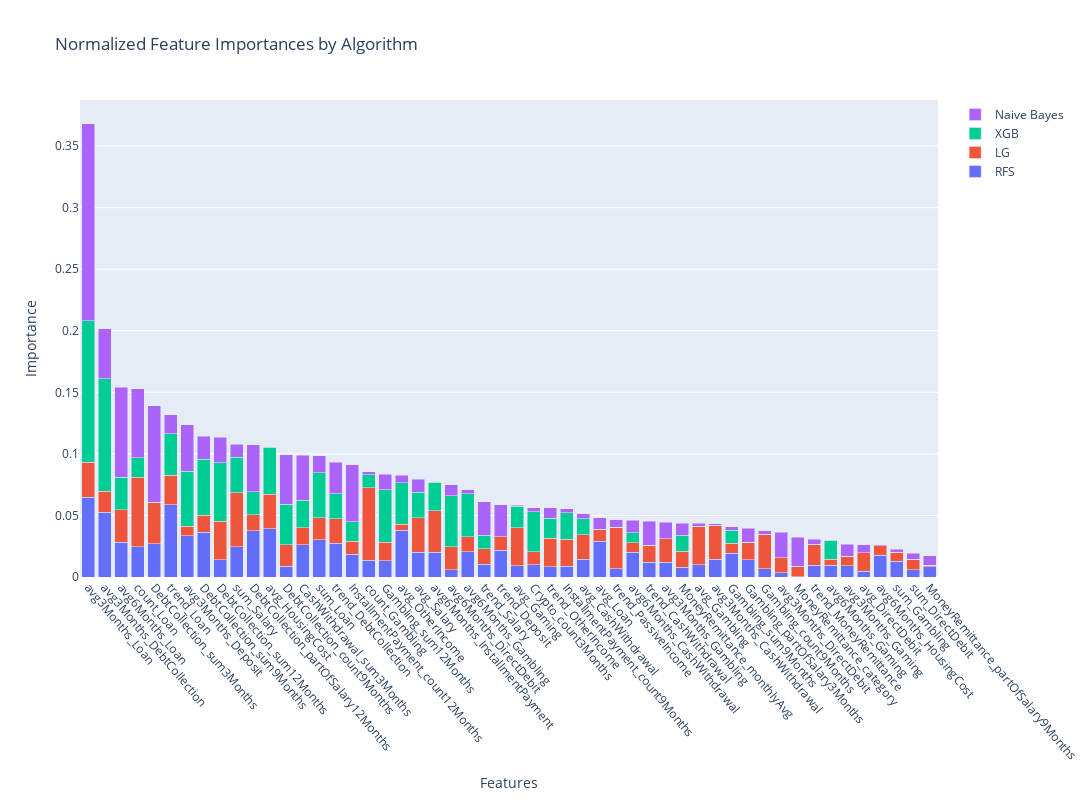

The code cell stored with this chart in its notebook:
### Code cell
forforsta = base[features_list_NB]

preprocessor = DataPreprocessor(forforsta)

(Xtrain, Ytrain), (Xtest, Ytest), train_upsampled,  = preprocessor.get_split_data_with_upsample_and_scaling(0.7,upsample= False)


models = ['naive_bayes', 'xgboost', 'random_forest', 'logistic_regression']


optimizer = ModelOptimizer(models, Xtrain, Ytrain, n_trials=iterations, early_stopping_rounds=10)
best_params, best_models = optimizer.run_models()
print("Best parameters:", best_params)

evaluator = ModelEvaluator(Xtrain, Ytrain, Xtest, Ytest, best_models)
evaluator.evaluate_models()
evaluator.plot_roc_curves()


feature_importance = FeatureImportance(train_upsampled, best_models, forforsta, run_correlation_cluster=True)
feature_importance.calculate_importances()
feature_importance.calculate_cumulative_importance()
features_to_keep, features_to_discard = feature_importance.find_highly_correlated_features()

print("Features to keep:", features_to_keep)
print("Features to discard:", features_to_discard)

sorted_features, non_zero_features = feature_importance.plot_importances()

# Filter away highly correlated features and take away the absolute worst
filtered_list = [item for item in sorted_features if item not in features_to_discard]
SelectionOne = filtered_list[:40]

print("Non-zero features:", non_zero_features)

### Figure 1 — Plotly figure (JSON) as saved in the notebook; plotly's stock layout.template omitted (floating-point values rounded to 4 significant figures)
{"data": [{"name": "RFS", "type": "bar", "x": ["avg3Months_Loan", "avg3Months_DebtCollection", "avg6Months_Loan", "count_Loan", "DebtCollection_sum3Months", "trend_Loan", "avg3Months_Deposit", "DebtCollection_sum9Months", "DebtCollection_sum12Months", "sum_Salary", "DebtCollection_partOfSalary12Months", "avg_HousingCost", "DebtCollection_count9Months", "CashWithdrawal_sum3Months", "sum_Loan", "trend_DebtCollection", "InstallmentPayment_count12Months", "count_Gambling", "Gambling_sum12Months", "avg_OtherIncome", "avg_Salary", "avg6Months_InstallmentPayment", "avg6Months_DirectDebit", "avg6Months_Gambling", "trend_Salary", "trend_Deposit", "avg_Gaming", "Crypto_count3Months", "trend_OtherIncome", "InstallmentPayment_count9Months", "avg_CashWithdrawal", "avg_Loan", "trend_PassiveIncome", "avg6Months_CashWithdrawal", "trend_CashWithdrawal", "avg3Months_Gambling", "MoneyRemittance_monthlyAvg", "avg_Gambling", "avg3Months_CashWithdrawal", "Gambling_sum9Months", "Gambling_partOfSalary3Months", "Gambling_count9Months", "avg3Months_DirectDebit", "MoneyRemittance_category", "trend_MoneyRemittance", "avg6Months_Gaming", "avg3Months_Gaming", "avg_DirectDebit", "avg6Months_HousingCost", "sum_Gambling", "sum_DirectDebit", "MoneyRemittance_partOfSalary9Months"], "y": [0.06467, 0.05262, 0.02837, 0.02457, 0.02693, 0.05865, 0.03332, 0.03641, 0.01415, 0.02456, 0.03761, 0.03914, 0.008663, 0.02619, 0.03023, 0.02747, 0.01859, 0.01367, 0.01314, 0.0378, 0.02004, 0.02012, 0.005806, 0.02047, 0.01051, 0.02167, 0.009315, 0.009976, 0.008355, 0.008803, 0.01454, 0.02909, 0.00677, 0.0201, 0.01184, 0.01208, 0.007978, 0.01003, 0.01452, 0.01935, 0.01407, 0.00662, 0.003406, 0.0002612, 0.009447, 0.009747, 0.008939, 0.004763, 0.01768, 0.01289, 0.00579, 0.008279]}, {"name": "LG", "type": "bar", "x": ["avg3Months_Loan", "avg3Months_DebtCollection", "avg6Months_Loan", "count_Loan", "DebtCollection_sum3Months", "trend_Loan", "avg3Months_Deposit", "DebtCollection_sum9Months", "DebtCollection_sum12Months", "sum_Salary", "DebtCollection_partOfSalary12Months", "avg_HousingCost", "DebtCollection_count9Months", "CashWithdrawal_sum3Months", "sum_Loan", "trend_DebtCollection", "InstallmentPayment_count12Months", "count_Gambling", "Gambling_sum12Months", "avg_OtherIncome", "avg_Salary", "avg6Months_InstallmentPayment", "avg6Months_DirectDebit", "avg6Months_Gambling", "trend_Salary", "trend_Deposit", "avg_Gaming", "Crypto_count3Months", "trend_OtherIncome", "InstallmentPayment_count9Months", "avg_CashWithdrawal", "avg_Loan", "trend_PassiveIncome", "avg6Months_CashWithdrawal", "trend_CashWithdrawal", "avg3Months_Gambling", "MoneyRemittance_monthlyAvg", "avg_Gambling", "avg3Months_CashWithdrawal", "Gambling_sum9Months", "Gambling_partOfSalary3Months", "Gambling_count9Months", "avg3Months_DirectDebit", "MoneyRemittance_category", "trend_MoneyRemittance", "avg6Months_Gaming", "avg3Months_Gaming", "avg_DirectDebit", "avg6Months_HousingCost", "sum_Gambling", "sum_DirectDebit", "MoneyRemittance_partOfSalary9Months"], "y": [0.0287, 0.01684, 0.02644, 0.05633, 0.03363, 0.02385, 0.007816, 0.01387, 0.03102, 0.04385, 0.0129, 0.02806, 0.01735, 0.01389, 0.01804, 0.0197, 0.01038, 0.059, 0.01507, 0.005108, 0.02793, 0.03352, 0.01869, 0.01214, 0.01238, 0.01086, 0.03081, 0.01047, 0.02327, 0.02176, 0.01989, 0.009569, 0.03377, 0.007869, 0.01409, 0.01897, 0.01301, 0.03116, 0.02746, 0.008124, 0.01411, 0.02804, 0.01211, 0.008591, 0.01711, 0.004486, 0.007741, 0.01513, 0.007874, 0.007242, 0.008615, 0.001328]}, {"name": "XGB", "type": "bar", "x": ["avg3Months_Loan", "avg3Months_DebtCollection", "avg6Months_Loan", "count_Loan", "DebtCollection_sum3Months", "trend_Loan", "avg3Months_Deposit", "DebtCollection_sum9Months", "DebtCollection_sum12Months", "sum_Salary", "DebtCollection_partOfSalary12Months", "avg_HousingCost", "DebtCollection_count9Months", "CashWithdrawal_sum3Months", "sum_Loan", "trend_DebtCollection", "InstallmentPayment_count12Months", "count_Gambling", "Gambling_sum12Months", "avg_OtherIncome", "avg_Salary", "avg6Months_InstallmentPayment", "avg6Months_DirectDebit", "avg6Months_Gambling", "trend_Salary", "trend_Deposit", "avg_Gaming", "Crypto_count3Months", "trend_OtherIncome", "InstallmentPayment_count9Months", "avg_CashWithdrawal", "avg_Loan", "trend_PassiveIncome", "avg6Months_CashWithdrawal", "trend_CashWithdrawal", "avg3Months_Gambling", "MoneyRemittance_monthlyAvg", "avg_Gambling", "avg3Months_CashWithdrawal", "Gambling_sum9Months", "Gambling_partOfSalary3Months", "Gambling_count9Months", "avg3Months_DirectDebit", "MoneyRemittance_category", "trend_MoneyRemittance", "avg6Months_Gaming", "avg3Months_Gaming", "avg_DirectDebit", "avg6Months_HousingCost", "sum_Gambling", "sum_DirectDebit", "MoneyRemittance_partOfSalary9Months"], "y": [0.1147, 0.09169, 0.02618, 0.01575, 0, 0.03372, 0.04479, 0.04549, 0.04752, 0.02905, 0.01883, 0.03817, 0.03307, 0.0223, 0.03635, 0.02049, 0.01581, 0.01022, 0.04271, 0.0336, 0.02102, 0.0232, 0.04152, 0.03498, 0.01112, 0, 0.01739, 0.03251, 0.01618, 0.02148, 0.01301, 0, 0, 0.008035, 0, 0, 0.01273, 0, 0, 0.01062, 0, 0, 0, 0, 0, 0.01579, 0, 0, 0, 0, 0, 0]}, {"name": "Naive Bayes", "type": "bar", "x": ["avg3Months_Loan", "avg3Months_DebtCollection", "avg6Months_Loan", "count_Loan", "DebtCollection_sum3Months", "trend_Loan", "avg3Months_Deposit", "DebtCollection_sum9Months", "DebtCollection_sum12Months", "sum_Salary", "DebtCollection_partOfSalary12Months", "avg_HousingCost", "DebtCollection_count9Months", "CashWithdrawal_sum3Months", "sum_Loan", "trend_DebtCollection", "InstallmentPayment_count12Months", "count_Gambling", "Gambling_sum12Months", "avg_OtherIncome", "avg_Salary", "avg6Months_InstallmentPayment", "avg6Months_DirectDebit", "avg6Months_Gambling", "trend_Salary", "trend_Deposit", "avg_Gaming", "Crypto_count3Months", "trend_OtherIncome", "InstallmentPayment_count9Months", "avg_CashWithdrawal", "avg_Loan", "trend_PassiveIncome", "avg6Months_CashWithdrawal", "trend_CashWithdrawal", "avg3Months_Gambling", "MoneyRemittance_monthlyAvg", "avg_Gambling", "avg3Months_CashWithdrawal", "Gambling_sum9Months", "Gambling_partOfSalary3Months", "Gambling_count9Months", "avg3Months_DirectDebit", "MoneyRemittance_category", "trend_MoneyRemittance", "avg6Months_Gaming", "avg3Months_Gaming", "avg_DirectDebit", "avg6Months_HousingCost", "sum_Gambling", "sum_DirectDebit", "MoneyRemittance_partOfSalary9Months"], "y": [0.16, 0.04066, 0.07294, 0.05641, 0.07836, 0.01561, 0.03783, 0.01874, 0.02063, 0.01049, 0.03807, 0.0003633, 0.04024, 0.03665, 0.01379, 0.02572, 0.04644, 0.002584, 0.01261, 0.006037, 0.01056, 0.0007277, 0.009105, 0.003215, 0.02731, 0.02597, 0.0007637, 0.003377, 0.008239, 0.0033, 0.003805, 0.009311, 0.006077, 0.009976, 0.01917, 0.01345, 0.0101, 0.002569, 0.001354, 0.002527, 0.01142, 0.002889, 0.02081, 0.0235, 0.004221, 0.0003612, 0.01012, 0.0064, 0.0004735, 0.002259, 0.004716, 0.007766]}], "layout": {"barmode": "stack", "height": 800, "title": {"text": "Normalized Feature Importances by Algorithm"}, "width": 2800, "xaxis": {"categoryorder": "total descending", "tickangle": 50, "title": {"text": "Features"}}, "yaxis": {"title": {"text": "Importance"}}}}
